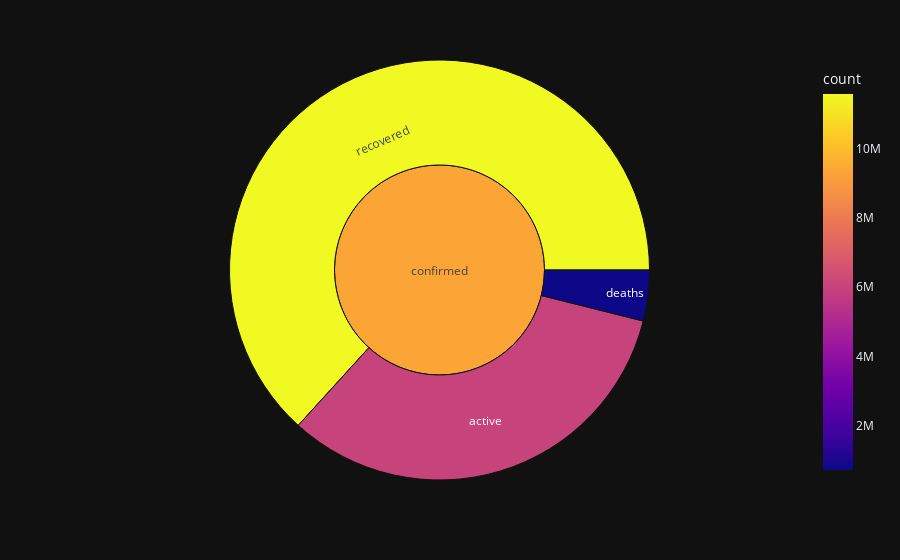

Here is the notebook cell this chart was saved with:
### Code cell
world_df = pd.DataFrame({
    'confirmed': [confirmed_total],
    'deaths': [deaths_total],
    'recovered': [recovered_total],
    'active': [active_total]
})


#Unpivot the DataFrame from wide to long format
world_long_df = world_df.melt(value_vars=['active', 'deaths', 'recovered'],
                              var_name="status",
                              value_name="count")

world_long_df['combined'] = 'confirmed'

fig = px.sunburst(world_long_df, path=["combined", "status"], values="count",
                 color='count', template='plotly_dark')

fig.show();

### Figure 1 — Plotly figure (JSON) as saved in the notebook; plotly's stock layout.template omitted (floating-point values rounded to 4 significant figures)
{"data": [{"branchvalues": "total", "customdata": [[6010744], [715163], [11578821], [9326000.0]], "domain": {"x": [0, 1], "y": [0, 1]}, "hovertemplate": "labels=%{label}<br>count_sum=%{value}<br>parent=%{parent}<br>id=%{id}<br>count=%{color}<extra></extra>", "ids": ["confirmed/active", "confirmed/deaths", "confirmed/recovered", "confirmed"], "labels": ["active", "deaths", "recovered", "confirmed"], "marker": {"coloraxis": "coloraxis", "colors": [6010744, 715163, 11578821, 9326000.0]}, "name": "", "parents": ["confirmed", "confirmed", "confirmed", ""], "type": "sunburst", "values": [6010744, 715163, 11578821, 18304728]}], "layout": {"coloraxis": {"colorbar": {"title": {"text": "count"}}, "colorscale": [[0, "#0d0887"], [0.1111, "#46039f"], [0.2222, "#7201a8"], [0.3333, "#9c179e"], [0.4444, "#bd3786"], [0.5556, "#d8576b"], [0.6667, "#ed7953"], [0.7778, "#fb9f3a"], [0.8889, "#fdca26"], [1, "#f0f921"]]}, "legend": {"tracegroupgap": 0}, "margin": {"t": 60}}}
